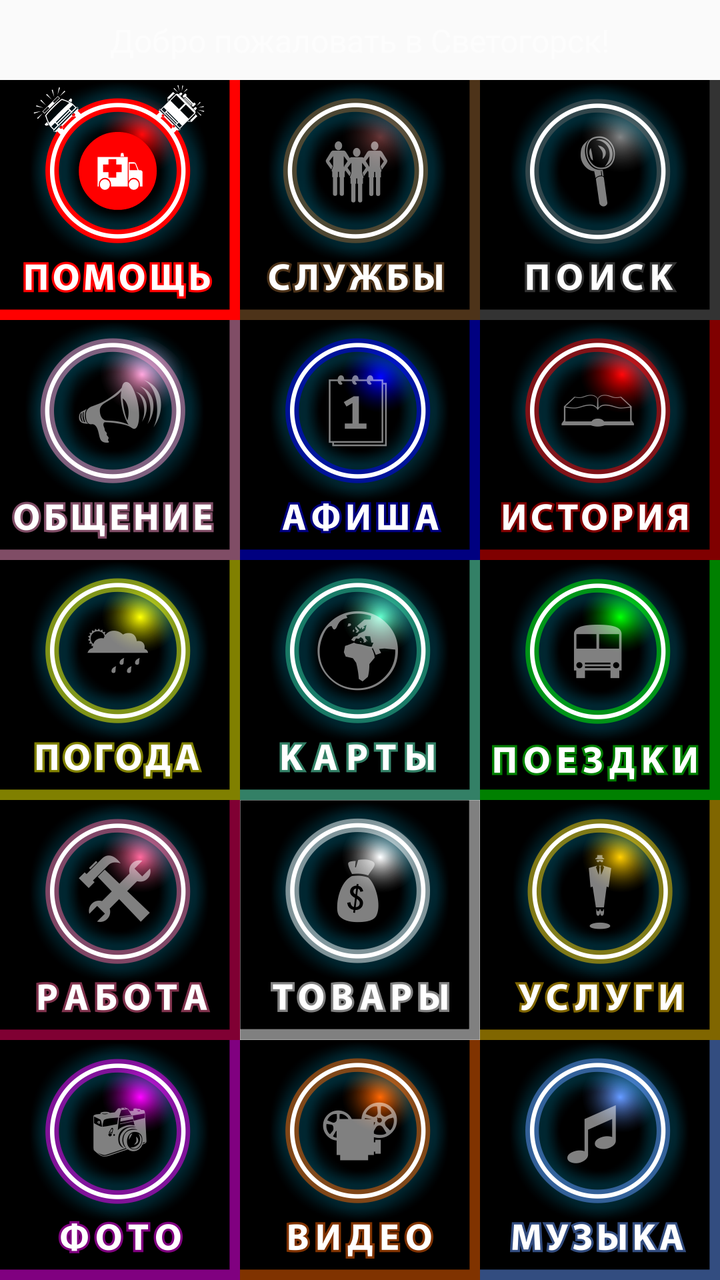
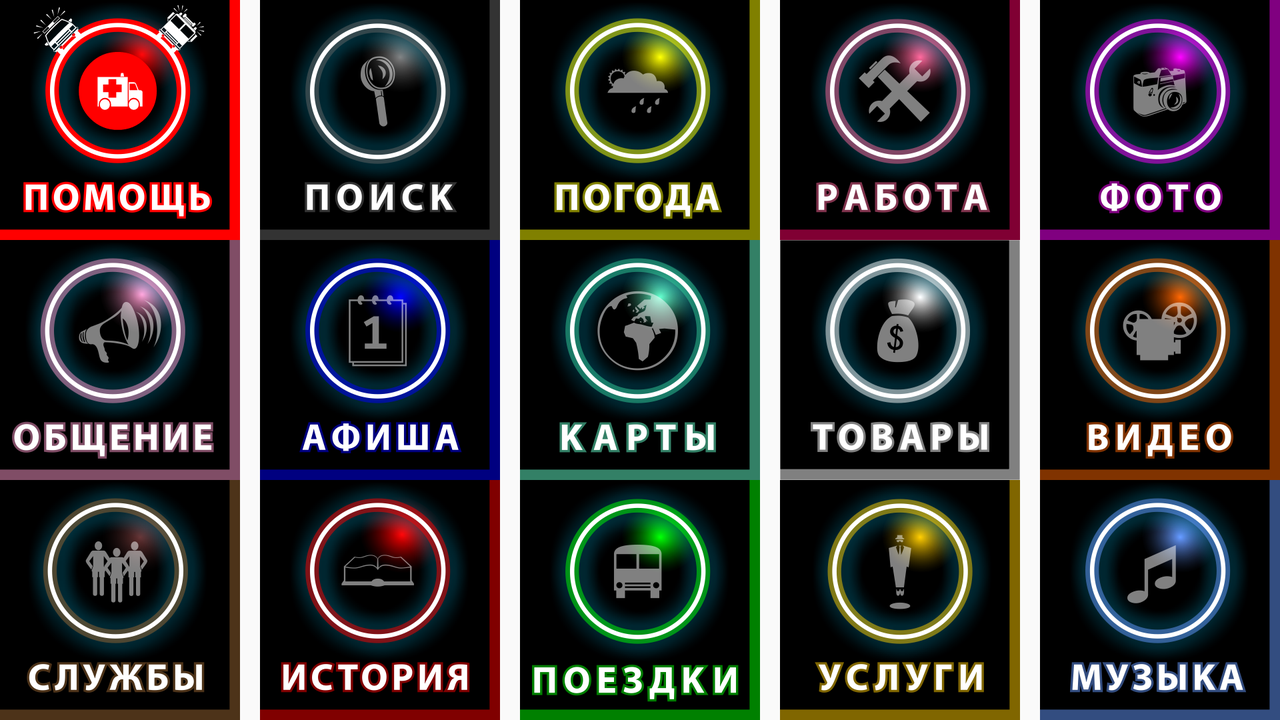

An Android layout and its configuration variant, each rendered on a device that would load it. The default file and the variant file are quoted in full after the pictures.
<!-- AndroidManifest.xml: application theme Theme.SityCase -->
<!-- res/layout/activity_main.xml -->
<?xml version="1.0" encoding="utf-8"?>
<android.support.constraint.ConstraintLayout xmlns:android="http://schemas.android.com/apk/res/android"
    xmlns:app="http://schemas.android.com/apk/res-auto"
    xmlns:tools="http://schemas.android.com/tools"
    android:layout_width="match_parent"
    android:layout_height="match_parent"
    android:background="@drawable/fon"
    tools:context=".MainActivity">

    <ImageButton
        android:id="@+id/po"
        android:layout_width="120dp"
        android:layout_height="120dp"
        android:background="@color/bg"
        android:onClick="po1"
        android:scaleType="centerInside"
        app:contentDescription="Помощь"
        app:layout_constraintBottom_toTopOf="@+id/ob"
        app:layout_constraintStart_toStartOf="parent"
        app:srcCompat="@drawable/po" />

    <ImageButton
        android:id="@+id/sl"
        android:layout_width="120dp"
        android:layout_height="120dp"
        android:background="@color/bg"
        android:onClick="sl1"
        android:scaleType="fitCenter"
        app:contentDescription="Службы"
        app:layout_constraintBottom_toTopOf="@+id/af"
        app:layout_constraintEnd_toStartOf="@+id/pi"
        app:layout_constraintStart_toEndOf="@+id/po"
        app:srcCompat="@drawable/sl" />

    <ImageButton
        android:id="@+id/pi"
        android:layout_width="120dp"
        android:layout_height="120dp"
        android:background="@color/bg"
        android:onClick="pi1"
        android:scaleType="fitCenter"
        app:contentDescription="Поиск"
        app:layout_constraintBottom_toTopOf="@+id/is"
        app:layout_constraintEnd_toEndOf="parent"
        app:srcCompat="@drawable/pi" />

    <ImageButton
        android:id="@+id/ob"
        android:layout_width="120dp"
        android:layout_height="120dp"
        android:background="@color/bg"
        android:onClick="ob1"
        android:scaleType="fitCenter"
        app:contentDescription="Общение"
        app:layout_constraintBottom_toTopOf="@+id/pg"
        app:layout_constraintStart_toStartOf="parent"
        app:srcCompat="@drawable/ob" />

    <ImageButton
        android:id="@+id/af"
        android:layout_width="120dp"
        android:layout_height="120dp"
        android:background="@color/bg"
        android:onClick="af1"
        android:scaleType="fitCenter"
        app:contentDescription="Афиша"
        app:layout_constraintBottom_toTopOf="@+id/ka"
        app:layout_constraintEnd_toStartOf="@+id/is"
        app:layout_constraintStart_toEndOf="@+id/ob"
        app:srcCompat="@drawable/af" />

    <ImageButton
        android:id="@+id/is"
        android:layout_width="120dp"
        android:layout_height="120dp"
        android:background="@color/bg"
        android:onClick="is1"
        android:scaleType="fitCenter"
        app:contentDescription="История"
        app:layout_constraintBottom_toTopOf="@+id/pe"
        app:layout_constraintEnd_toEndOf="parent"
        app:srcCompat="@drawable/is" />

    <ImageButton
        android:id="@+id/pg"
        android:layout_width="120dp"
        android:layout_height="120dp"
        android:background="@color/bg"
        android:onClick="pg1"
        android:scaleType="fitCenter"
        app:contentDescription="Погода"
        app:layout_constraintBottom_toTopOf="@+id/ra"
        app:layout_constraintStart_toStartOf="parent"
        app:srcCompat="@drawable/pg" />

    <ImageButton
        android:id="@+id/ka"
        android:layout_width="120dp"
        android:layout_height="120dp"
        android:background="@color/bg"
        android:onClick="ka1"
        android:scaleType="fitCenter"
        app:contentDescription="Карты"
        app:layout_constraintBottom_toTopOf="@+id/to"
        app:layout_constraintEnd_toStartOf="@+id/pe"
        app:layout_constraintStart_toEndOf="@+id/pg"
        app:srcCompat="@drawable/ka" />

    <ImageButton
        android:id="@+id/pe"
        android:layout_width="120dp"
        android:layout_height="120dp"
        android:background="@color/bg"
        android:onClick="pe1"
        android:scaleType="fitCenter"
        app:contentDescription="Поездки"
        app:layout_constraintBottom_toTopOf="@+id/us"
        app:layout_constraintEnd_toEndOf="parent"
        app:srcCompat="@drawable/pe" />

    <ImageButton
        android:id="@+id/ra"
        android:layout_width="120dp"
        android:layout_height="120dp"
        android:background="@color/bg"
        android:onClick="ra1"
        android:scaleType="fitCenter"
        app:contentDescription="Работа"
        app:layout_constraintBottom_toTopOf="@+id/fo"
        app:layout_constraintStart_toStartOf="parent"
        app:srcCompat="@drawable/ra" />

    <ImageButton
        android:id="@+id/to"
        android:layout_width="120dp"
        android:layout_height="120dp"
        android:background="@color/bg"
        android:onClick="to1"
        android:scaleType="fitCenter"
        app:contentDescription="Товары"
        app:layout_constraintBottom_toTopOf="@+id/vi"
        app:layout_constraintEnd_toStartOf="@+id/us"
        app:layout_constraintStart_toEndOf="@+id/ra"
        app:srcCompat="@drawable/to" />

    <ImageButton
        android:id="@+id/us"
        android:layout_width="120dp"
        android:layout_height="120dp"
        android:background="@color/bg"
        android:onClick="us1"
        android:scaleType="fitCenter"
        app:contentDescription="Услуги"
        app:layout_constraintBottom_toTopOf="@+id/mu"
        app:layout_constraintEnd_toEndOf="parent"
        app:srcCompat="@drawable/us" />

    <ImageButton
        android:id="@+id/fo"
        android:layout_width="120dp"
        android:layout_height="120dp"
        android:background="@color/bg"
        android:onClick="fo1"
        android:scaleType="fitCenter"
        app:contentDescription="Фото"
        app:layout_constraintBottom_toBottomOf="parent"
        app:layout_constraintStart_toStartOf="parent"
        app:srcCompat="@drawable/fo" />

    <ImageButton
        android:id="@+id/vi"
        android:layout_width="120dp"
        android:layout_height="120dp"
        android:background="@color/bg"
        android:onClick="vi1"
        android:scaleType="fitCenter"
        app:contentDescription="Видео"
        app:layout_constraintBottom_toBottomOf="parent"
        app:layout_constraintEnd_toStartOf="@+id/mu"
        app:layout_constraintStart_toEndOf="@+id/fo"
        app:srcCompat="@drawable/vi" />

    <ImageButton
        android:id="@+id/mu"
        android:layout_width="120dp"
        android:layout_height="120dp"
        android:background="@color/bg"
        android:onClick="mu1"
        android:scaleType="fitCenter"
        app:contentDescription="Музыка"
        app:layout_constraintBottom_toBottomOf="parent"
        app:layout_constraintEnd_toEndOf="parent"
        app:srcCompat="@drawable/mu" />

    <TextView
        android:id="@+id/t1"
        android:layout_width="wrap_content"
        android:layout_height="wrap_content"
        android:fontFamily="@font/play"
        android:text="Добро пожаловать в Светогорск!"
        android:textColor="#9AFFFFFF"
        android:textSize="16sp"
        app:layout_constraintBottom_toTopOf="@+id/sl"
        app:layout_constraintEnd_toEndOf="parent"
        app:layout_constraintStart_toStartOf="parent"
        app:layout_constraintTop_toTopOf="parent" />


</android.support.constraint.ConstraintLayout>
<!-- resources referenced by this layout -->
<resources>
  <color name="bg">#242424</color>
  <!-- drawable af: png bitmap (drawable, 45746 bytes) -->
  <!-- drawable fo: png bitmap (drawable, 53608 bytes) -->
  <!-- drawable is: png bitmap (drawable, 50275 bytes) -->
  <!-- drawable ka: png bitmap (drawable, 52439 bytes) -->
  <!-- drawable mu: png bitmap (drawable, 52083 bytes) -->
  <!-- drawable ob: png bitmap (drawable, 53210 bytes) -->
  <!-- drawable pe: png bitmap (drawable, 47479 bytes) -->
  <!-- drawable pg: png bitmap (drawable, 49256 bytes) -->
  <!-- drawable pi: png bitmap (drawable, 47307 bytes) -->
  <!-- drawable po: png bitmap (drawable, 48699 bytes) -->
  <!-- drawable ra: png bitmap (drawable, 52518 bytes) -->
  <!-- drawable sl: png bitmap (drawable, 49745 bytes) -->
  <!-- drawable to: png bitmap (drawable, 48927 bytes) -->
  <!-- drawable us: png bitmap (drawable, 49917 bytes) -->
  <!-- drawable vi: png bitmap (drawable, 51093 bytes) -->
  <style name="Theme.SityCase" parent="Theme.AppCompat.Light.NoActionBar">
          
          <item name="colorPrimary">@color/purple_500</item>
          <item name="colorPrimaryDark">@color/purple_700</item>
          <item name="colorAccent">@color/teal_200</item>
          
          <item name="windowNoTitle">true</item>
          <item name="android:windowFullscreen">true</item>
      </style>
  <color name="purple_500">#FF6200EE</color>
  <color name="purple_700">#FF3700B3</color>
  <color name="teal_200">#FF03DAC5</color>
</resources>
<!-- res/layout-land/activity_main.xml (the repository's variant of the layout above) -->
<!-- drawn on the phone turned sideways -->
<?xml version="1.0" encoding="utf-8"?>
<android.support.constraint.ConstraintLayout xmlns:android="http://schemas.android.com/apk/res/android"
    xmlns:app="http://schemas.android.com/apk/res-auto"
    xmlns:tools="http://schemas.android.com/tools"
    android:layout_width="match_parent"
    android:layout_height="match_parent"
    android:background="@drawable/fon"
    tools:context=".MainActivity">

    <ImageButton
        android:id="@+id/po"
        android:layout_width="120dp"
        android:layout_height="120dp"
        android:background="@color/bg"
        android:onClick="po1"
        android:scaleType="centerInside"
        app:contentDescription="Помощь"
        app:layout_constraintStart_toStartOf="parent"
        app:layout_constraintTop_toTopOf="parent"
        app:srcCompat="@drawable/po" />

    <ImageButton
        android:id="@+id/sl"
        android:layout_width="120dp"
        android:layout_height="120dp"
        android:background="@color/bg"
        android:onClick="sl1"
        android:scaleType="fitCenter"
        app:contentDescription="Службы"
        app:layout_constraintBottom_toBottomOf="parent"
        app:layout_constraintStart_toStartOf="parent"
        app:srcCompat="@drawable/sl" />

    <ImageButton
        android:id="@+id/pi"
        android:layout_width="120dp"
        android:layout_height="120dp"
        android:background="@color/bg"
        android:onClick="pi1"
        android:scaleType="fitCenter"
        app:contentDescription="Поиск"
        app:layout_constraintEnd_toStartOf="@+id/pg"
        app:layout_constraintStart_toEndOf="@+id/po"
        app:layout_constraintTop_toTopOf="parent"
        app:srcCompat="@drawable/pi" />

    <ImageButton
        android:id="@+id/ob"
        android:layout_width="120dp"
        android:layout_height="120dp"
        android:background="@color/bg"
        android:onClick="ob1"
        android:scaleType="fitCenter"
        app:contentDescription="Общение"
        app:layout_constraintBottom_toTopOf="@+id/sl"
        app:layout_constraintStart_toStartOf="parent"
        app:layout_constraintTop_toBottomOf="@+id/po"
        app:srcCompat="@drawable/ob" />

    <ImageButton
        android:id="@+id/af"
        android:layout_width="120dp"
        android:layout_height="120dp"
        android:background="@color/bg"
        android:onClick="af1"
        android:scaleType="fitCenter"
        app:contentDescription="Афиша"
        app:layout_constraintBottom_toTopOf="@+id/is"
        app:layout_constraintEnd_toStartOf="@+id/ka"
        app:layout_constraintStart_toEndOf="@+id/ob"
        app:layout_constraintTop_toBottomOf="@+id/pi"
        app:srcCompat="@drawable/af" />

    <ImageButton
        android:id="@+id/is"
        android:layout_width="120dp"
        android:layout_height="120dp"
        android:background="@color/bg"
        android:onClick="is1"
        android:scaleType="fitCenter"
        app:contentDescription="История"
        app:layout_constraintBottom_toBottomOf="parent"
        app:layout_constraintEnd_toStartOf="@+id/pe"
        app:layout_constraintStart_toEndOf="@+id/sl"
        app:srcCompat="@drawable/is" />

    <ImageButton
        android:id="@+id/pg"
        android:layout_width="120dp"
        android:layout_height="120dp"
        android:background="@color/bg"
        android:onClick="pg1"
        android:scaleType="fitCenter"
        app:contentDescription="Погода"
        app:layout_constraintEnd_toStartOf="@+id/ra"
        app:layout_constraintStart_toEndOf="@+id/pi"
        app:layout_constraintTop_toTopOf="parent"
        app:srcCompat="@drawable/pg" />

    <ImageButton
        android:id="@+id/ka"
        android:layout_width="120dp"
        android:layout_height="120dp"
        android:background="@color/bg"
        android:onClick="ka1"
        android:scaleType="fitCenter"
        app:contentDescription="Карты"
        app:layout_constraintBottom_toTopOf="@+id/pe"
        app:layout_constraintEnd_toStartOf="@+id/to"
        app:layout_constraintStart_toEndOf="@+id/af"
        app:layout_constraintTop_toBottomOf="@+id/pg"
        app:srcCompat="@drawable/ka" />

    <ImageButton
        android:id="@+id/pe"
        android:layout_width="120dp"
        android:layout_height="120dp"
        android:background="@color/bg"
        android:onClick="pe1"
        android:scaleType="fitCenter"
        app:contentDescription="Поездки"
        app:layout_constraintBottom_toBottomOf="parent"
        app:layout_constraintEnd_toStartOf="@+id/us"
        app:layout_constraintStart_toEndOf="@+id/is"
        app:srcCompat="@drawable/pe" />

    <ImageButton
        android:id="@+id/ra"
        android:layout_width="120dp"
        android:layout_height="120dp"
        android:background="@color/bg"
        android:onClick="ra1"
        android:scaleType="fitCenter"
        app:contentDescription="Работа"
        app:layout_constraintEnd_toStartOf="@+id/fo"
        app:layout_constraintStart_toEndOf="@+id/pg"
        app:layout_constraintTop_toTopOf="parent"
        app:srcCompat="@drawable/ra" />

    <ImageButton
        android:id="@+id/to"
        android:layout_width="120dp"
        android:layout_height="120dp"
        android:background="@color/bg"
        android:onClick="to1"
        android:scaleType="fitCenter"
        app:contentDescription="Товары"
        app:layout_constraintBottom_toTopOf="@+id/us"
        app:layout_constraintEnd_toStartOf="@+id/vi"
        app:layout_constraintStart_toEndOf="@+id/ka"
        app:layout_constraintTop_toBottomOf="@+id/ra"
        app:srcCompat="@drawable/to" />

    <ImageButton
        android:id="@+id/us"
        android:layout_width="120dp"
        android:layout_height="120dp"
        android:background="@color/bg"
        android:onClick="us1"
        android:scaleType="fitCenter"
        app:contentDescription="Услуги"
        app:layout_constraintBottom_toBottomOf="parent"
        app:layout_constraintEnd_toStartOf="@+id/mu"
        app:layout_constraintStart_toEndOf="@+id/pe"
        app:srcCompat="@drawable/us" />

    <ImageButton
        android:id="@+id/fo"
        android:layout_width="120dp"
        android:layout_height="120dp"
        android:background="@color/bg"
        android:onClick="fo1"
        android:scaleType="fitCenter"
        app:contentDescription="Фото"
        app:layout_constraintEnd_toEndOf="parent"
        app:layout_constraintTop_toTopOf="parent"
        app:srcCompat="@drawable/fo" />

    <ImageButton
        android:id="@+id/vi"
        android:layout_width="120dp"
        android:layout_height="120dp"
        android:background="@color/bg"
        android:onClick="vi1"
        android:scaleType="fitCenter"
        app:contentDescription="Видео"
        app:layout_constraintBottom_toTopOf="@+id/mu"
        app:layout_constraintEnd_toEndOf="parent"
        app:layout_constraintTop_toBottomOf="@+id/fo"
        app:srcCompat="@drawable/vi" />

    <ImageButton
        android:id="@+id/mu"
        android:layout_width="120dp"
        android:layout_height="120dp"
        android:background="@color/bg"
        android:onClick="mu1"
        android:scaleType="fitCenter"
        app:contentDescription="Музыка"
        app:layout_constraintBottom_toBottomOf="parent"
        app:layout_constraintEnd_toEndOf="parent"
        app:srcCompat="@drawable/mu" />


</android.support.constraint.ConstraintLayout>
